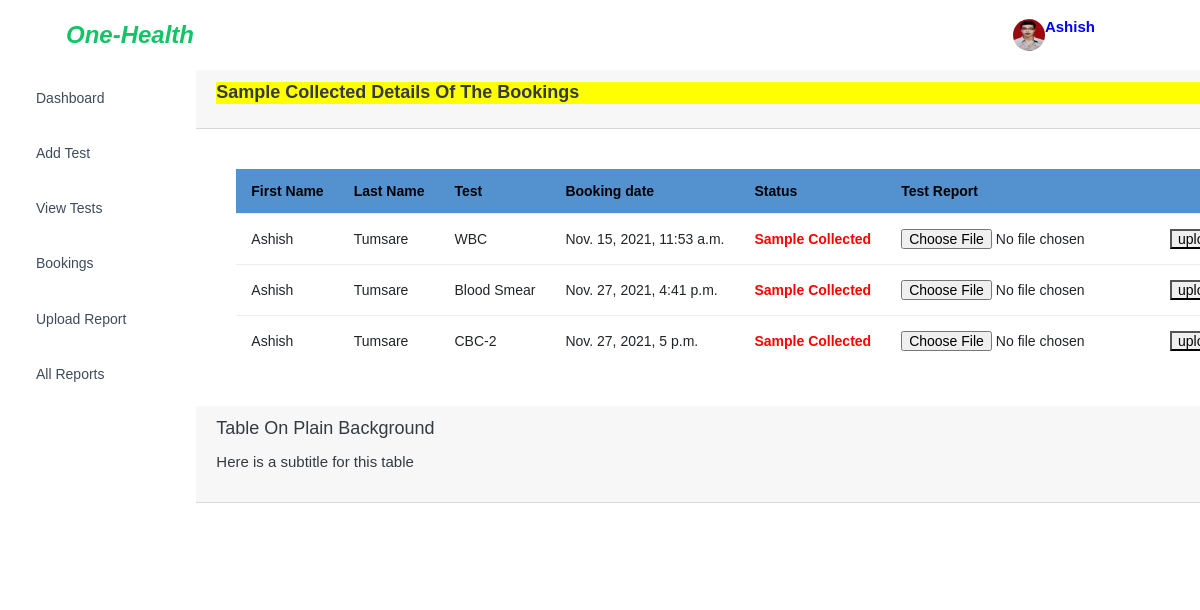
/employee/update-report/ (signed in), run on an earlier commit of the app's database.
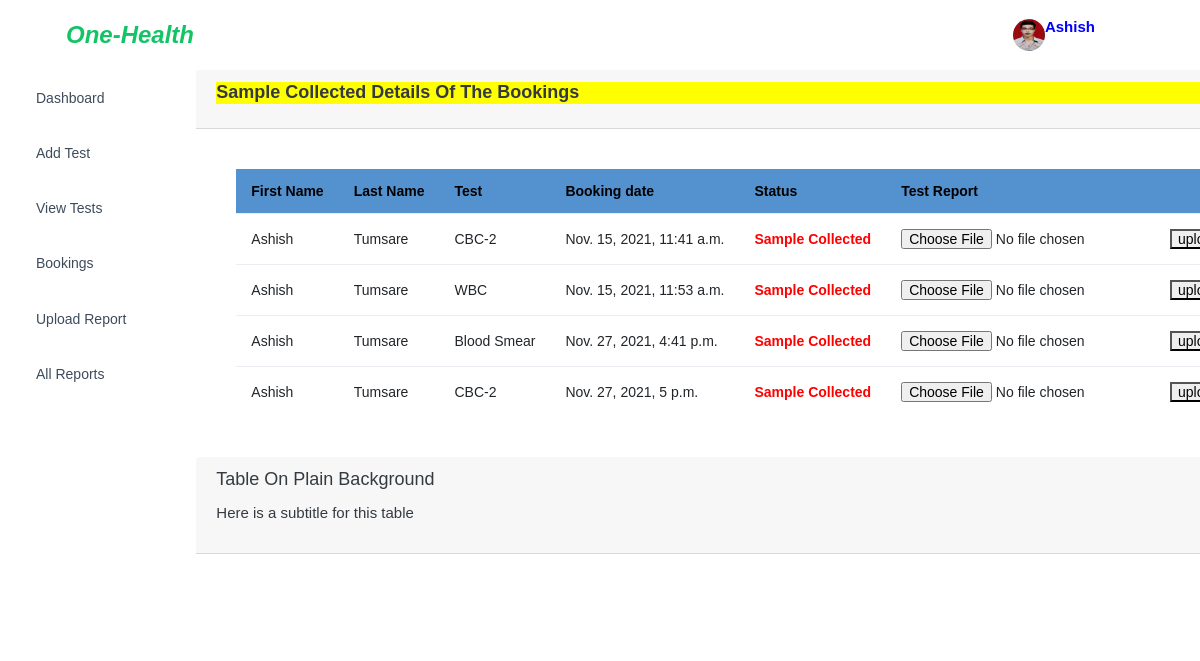
And on a later commit of the database.
### customer/models.py (models this page shows, shortened)
class Appointment(models.Model):
    customer = models.ForeignKey(Customer,on_delete=models.CASCADE)
    test = models.ForeignKey(Test,on_delete=models.CASCADE)
    date = models.DateTimeField(auto_now_add=True)
    amount = models.IntegerField()
    status = models.CharField(max_length=20, default='Live')
    payment_id = models.CharField(max_length=50,default='')
    test_result = models.FileField(upload_to='test_report',null=True,blank=True)

class Customer(models.Model):
    fname = models.CharField(max_length=10)
    lname = models.CharField(max_length=10)
    email = models.EmailField(unique=True)
    mobile = models.CharField(max_length=14)
    password = models.CharField(max_length=15)
    address = models.TextField()
    pic = models.FileField(upload_to='profile',null=True,blank=True,default='avtar.png')

### employee/models.py (models this page shows, shortened)
class Test(models.Model):
    employee = models.ForeignKey(Employee,on_delete=models.CASCADE)
    test_name = models.CharField(max_length=20)
    test_added_by = models.DateTimeField(auto_now_add=True)
    test_desc = models.TextField()
    test_rate = models.IntegerField()

### employee/views.py (the view)
# urls.py: path('update-report/',views.update_report,name='update-report'),
def update_report(request):
    uid = Employee.objects.get(email=request.session['email'])
    appointments = models.Appointment.objects.filter(status='Sample Collected')
    return render(request,'update-report.html',{'appointments':appointments,'uid':uid})

### employee/templates/update-report.html (shortened to what this page needs)
{% extends 'emp-header.html' %}
{% load static %}
{% block content %}
      <div class="content">
        <div class="container-fluid">
          <div class="row">
            <div class="col-md-12">
              <div class="card">
                <div class="card-header card-header-primary">
                  <h3 class="card-title" style="Background:yellow;"><b>Sample Collected details of the Bookings</b></h3>
                </div>
                <div class="card-body">
                  <div class="table-responsive">
                    <table class="table">
                      <thead class=" text-primary" style="Background:#5391cf;">
                        <th style="color:black;">
                          <b>First Name</b>
                        </th>
                        <th style="color:black;">
                           <b>Last Name </b>
                        </th>
                        <th style="color:black;">
                         <b>  Test  </b>
                        </th>
                        <th style="color:black;">
                         <b>  Booking date  </b>
                        </th>
                        <th style="color:black;">
                         <b>  Status  </b>
                        </th>
                         <th style="color:black;">
                         <b>  Test Report </b>
                        </th>
                      </thead>
                      <tbody>
                        {% for appointment in appointments %}
                        <tr>
                          <td>
                            {{appointment.customer.fname}}
                          </td>
                          <td>
                            {{appointment.customer.lname}}
                          </td>
                           <td class="text">
                           {{appointment.test.test_name}}
                          </td>
                          <td class="text">
                           {{appointment.date}}
                          </td>
                          <td class="text" style="color:red;">
                          <b>
                           {{appointment.status}} </b>
                          </td>
                          <td class="form-group">
                            <form action="{% url 'upload-result' appointment.id %}" method="POST" enctype="multipart/form-data" >
                              <input type="file"  name="test_result">
                              <button type = "submit" class="btn-xs">upload report</button>
                            </form>
                          </td>
                        </tr>
                        {% endfor %}
                      </tbody>
                    </table>
                  </div>
                </div>
              </div>
            </div>
            <div class="col-md-12">
              <div class="card card-plain">
                <div class="card-header card-header-primary">
                  <h4 class="card-title mt-0"> Table on Plain Background</h4>
                  <p class="card-category"> Here is a subtitle for this table</p>
                </div>
                <div class="card-body">
                </div>
              </div>
            </div>
          </div>
        </div>
      </div>
      {% endblock %}

What changed in the data, as far as the page shows it:
now on this page (row edited): Appointment: customer.fname "Ashish", customer.lname "Tumsare", test.test_name "CBC-2", date "Nov. 15, 2021, 11:41 a.m.", status "Sample Collected"
